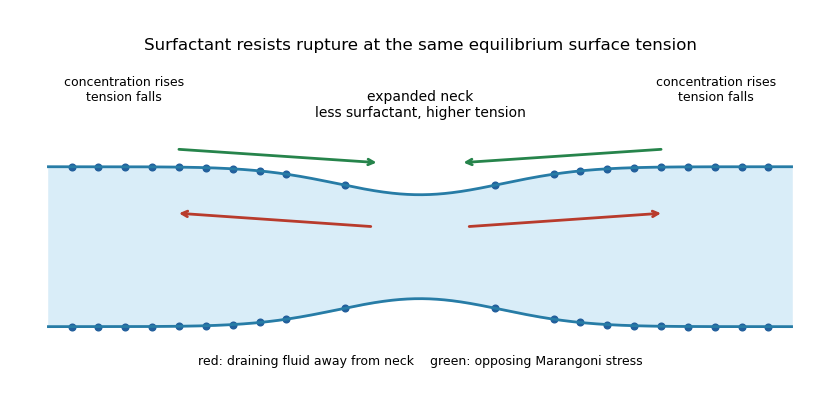

Recreate this plot in Python.
"""Original Paper 75 figure. Python 3.14, root matplotlib/numpy dependencies.
Requires caller-supplied MPLCONFIGDIR; writes basename PNG only to cwd.
"""
from pathlib import Path
import os
if not os.environ.get("MPLCONFIGDIR"):
    raise RuntimeError("Set MPLCONFIGDIR to a caller-owned cache directory")
import matplotlib
matplotlib.use("Agg")
import matplotlib.pyplot as plt
import numpy as np
plt.rcParams.update({"font.size":10})
fig,ax=plt.subplots(figsize=(8.4,4.2),facecolor="white")
x=np.linspace(-3.2,3.2,500);h=1-.35*np.exp(-x*x)
ax.fill_between(x,-h,h,color="#d9edf8")
ax.plot(x,h,color="#277ca6",lw=2);ax.plot(x,-h,color="#277ca6",lw=2)
dots=np.r_[np.linspace(-3,-1.15,9),[-.65,.65],np.linspace(1.15,3,9)]
dh=1-.35*np.exp(-dots*dots)
ax.scatter(dots,dh,s=23,color="#225f9c");ax.scatter(dots,-dh,s=23,color="#225f9c")
for side in [-1,1]:
    ax.annotate("",xy=(side*2.1,.42),xytext=(side*.4,.25),arrowprops={"arrowstyle":"->","lw":2,"color":"#b83b2c"})
    ax.annotate("",xy=(side*.35,1.05),xytext=(side*2.1,1.22),arrowprops={"arrowstyle":"->","lw":2,"color":"#26844b"})
ax.text(0,1.62,"expanded neck\nless surfactant, higher tension",ha="center",fontsize=10)
ax.text(-2.55,1.82,"concentration rises\ntension falls",ha="center",fontsize=9)
ax.text(2.55,1.82,"concentration rises\ntension falls",ha="center",fontsize=9)
ax.text(0,-1.48,"red: draining fluid away from neck    green: opposing Marangoni stress",ha="center",fontsize=9)
ax.set_xlim(-3.4,3.4);ax.set_ylim(-1.8,2.35);ax.axis("off")
ax.set_title("Surfactant resists rupture at the same equilibrium surface tension")
fig.subplots_adjust(left=.03,right=.97,bottom=.07,top=.86)
fig.savefig(Path.cwd() / (Path(__file__).stem + ".png"), dpi=100, facecolor="white", transparent=False)
plt.close(fig)
